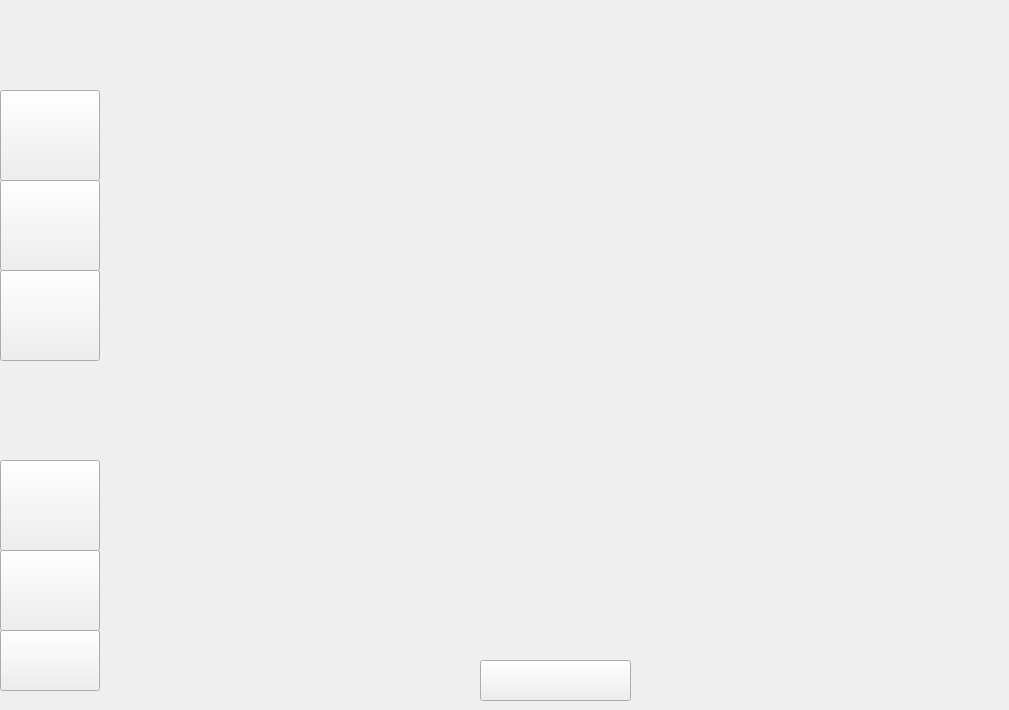
    <widget class="QWidget" name="page_17">
     <widget class="QLabel" name="label_17">
      <property name="geometry">
       <rect>
        <x>0</x>
        <y>0</y>
        <width>1000</width>
        <height>700</height>
       </rect>
      </property>
      <property name="text">
       <string/>
      </property>
      <property name="pixmap">
       <pixmap resource="resources.qrc">:/resources/ElimCla.png</pixmap>
      </property>
      <property name="scaledContents">
       <bool>true</bool>
      </property>
     </widget>
     <widget class="QPushButton" name="pushButton_54">
      <property name="geometry">
       <rect>
        <x>0</x>
        <y>90</y>
        <width>100</width>
        <height>91</height>
       </rect>
      </property>
      <property name="text">
       <string/>
      </property>
     </widget>
     <widget class="QPushButton" name="pushButton_55">
      <property name="geometry">
       <rect>
        <x>0</x>
        <y>180</y>
        <width>100</width>
        <height>91</height>
       </rect>
      </property>
      <property name="text">
       <string/>
      </property>
     </widget>
     <widget class="QPushButton" name="pushButton_56">
      <property name="geometry">
       <rect>
        <x>0</x>
        <y>270</y>
        <width>100</width>
        <height>91</height>
       </rect>
      </property>
      <property name="text">
       <string/>
      </property>
     </widget>
     <widget class="QPushButton" name="pushButton_57">
      <property name="geometry">
       <rect>
        <x>480</x>
        <y>660</y>
        <width>151</width>
        <height>41</height>
       </rect>
      </property>
      <property name="text">
       <string/>
      </property>
     </widget>
     <widget class="QPushButton" name="pushButton_84">
      <property name="geometry">
       <rect>
        <x>0</x>
        <y>460</y>
        <width>100</width>
        <height>91</height>
       </rect>
      </property>
      <property name="text">
       <string/>
      </property>
     </widget>
     <widget class="QPushButton" name="pushButton_154">
      <property name="geometry">
       <rect>
        <x>0</x>
        <y>550</y>
        <width>100</width>
        <height>81</height>
       </rect>
      </property>
      <property name="text">
       <string/>
      </property>
     </widget>
     <widget class="QPushButton" name="pushButton_167">
      <property name="geometry">
       <rect>
        <x>0</x>
        <y>630</y>
        <width>100</width>
        <height>61</height>
       </rect>
      </property>
      <property name="text">
       <string/>
      </property>
     </widget>
    </widget>
